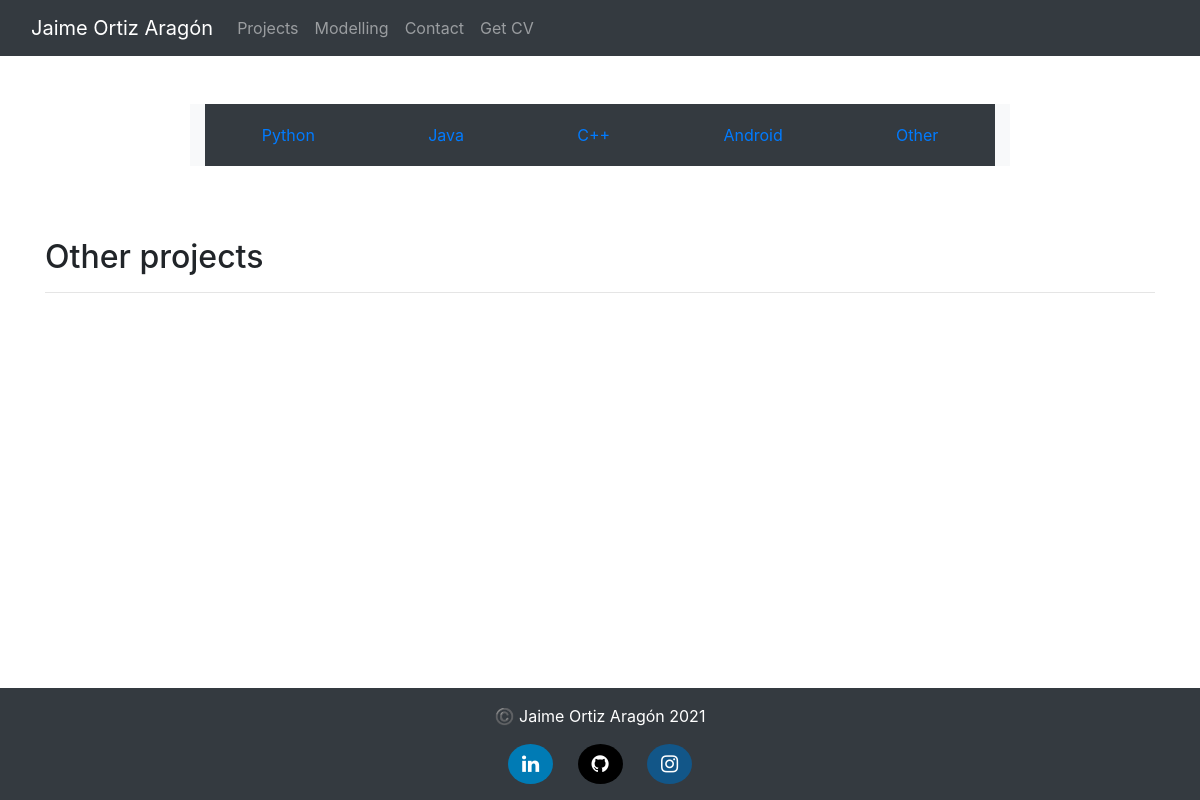
The app's page /Other, older data.
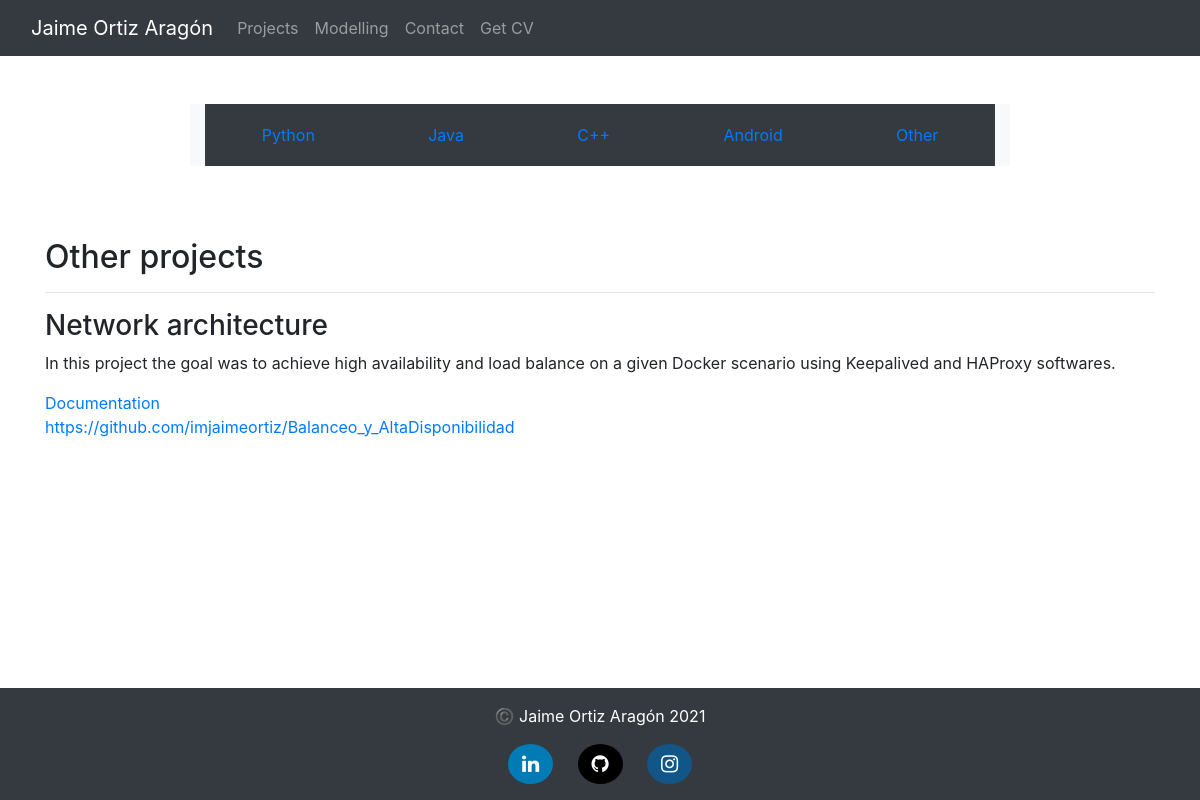
The same page, newer data.
### project/models.py (models this page shows, shortened)
class Project(models.Model):
    title = models.CharField(max_length=30)
    body = models.TextField()
    link = models.TextField(default="", blank=True)
    doc = models.TextField(default="", blank=True)
    language = models.TextField(null=True, blank=True)
    pub_date = models.DateField(null=True, blank=True)
    def has_link(self):
        if self.link != "":
            return True
        else :
            return False
    def has_doc(self):
        if self.doc != "":
            return True
        else :
            return False

### project/views.py (the view)
# urls.py: path('<str:language_id>', project.views.show_languages, name='languages'),
def show_languages(request, language_id):
    projects_in_language = Project.objects.all().filter(language=language_id)
    last_projects = sort_latest(projects_in_language)
    return render(request, 'project/language.html', {'projects' : last_projects, 'language' : language_id})

### project/views.py (called while the page is built)
def sort_latest(projects):
    sorted = projects.order_by('-pub_date')
    return sorted

### project/templates/project/language.html (shortened to what this page needs)
<!DOCTYPE html>
<html lang="en">
    <head>
        {% load static %}
        <link rel="stylesheet" href="https://maxcdn.bootstrapcdn.com/bootstrap/4.0.0/css/bootstrap.min.css">
                <link rel="stylesheet" href="https://cdnjs.cloudflare.com/ajax/libs/font-awesome/4.7.0/css/font-awesome.min.css">
      </head>
    <body>
      <header>
        <nav class="navbar navbar-expand-lg navbar-dark bg-dark">
            <div class="container-fluid">
              <a class="navbar-brand active" href="/">Jaime Ortiz Aragón</a>
              <div class="collapse navbar-collapse" id="navbarNavAltMarkup">
                <div class="navbar-nav">
                    <a class="nav-link" href="/project/">Projects</a>
                    <a class="nav-link" href="/model/">Modelling</a>
                    <a href="mailto:imjaimeortiz@gmail.com" class="nav-link">Contact</a>
                    <a href="{% static 'CV_JaimeOrtizAragon.pdf' %}" target="_blank" class="nav-link">Get CV</a>
                    </div>
              </div>
            </div>
          </nav>
    </header>
        <main>
            <div  class="row py-lg-5 mx">
                <div style="display: flex; margin: 0 auto; align-items: center;" class="col-lg-20 col-md-8 mx-auto bg-light text-white">
                    <a style="text-align: center; padding: 0.5cm;" class="card-body bg-dark" href="/Python">Python</a>
                    <a style="text-align: center; padding: 0.5cm;" class="card-body bg-dark" href="/Java">Java</a>
                    <a style="text-align: center; padding: 0.5cm;" class="card-body bg-dark" href="/C++">C++</a>
                    <a style="text-align: center; padding: 0.5cm;" class="card-body bg-dark" href="/Android">Android</a>
                    <a style="text-align: center; padding: 0.5cm;" class="card-body bg-dark" href="/Other">Other</a>
                </div>
            </div>
          <div class="container">
            <br/>
            <h2>{{ language }} projects</h2>
            <hr />
            {% for project in projects %}
            <h3>{{ project.title }}</h3>
            <p class="card-text">{{ project.body }}</p>
            {% if project.has_doc %}
            <div>
              <a class="card-text" href="../static/{{ project.doc }}" target="_blank">Documentation</a>
            </div>
            {% endif %}
            {% if project.has_link %}
            <div>
              <a class="card-text" href="{{ project.link }}" target="_blank">{{ project.link }}</a>
            </div>
            {% endif %}
            <br />
            <br />
            <br />
            {% endfor %}
        </div>
        <br />
        <br />
        <br />
        </main>
        <footer id='footer' class="text-muted py-3 bg-dark">
          <div class="container text-center text-white">
            <p>©️ Jaime Ortiz Aragón {% now "Y" %}</p>
            <a  href="https://www.linkedin.com/in/jaime-ortiz-arag%C3%B3n-0380881a4/" class="fa fa-linkedin"></a>
            <a  href="https://github.com/imjaimeortiz" class="fa fa-github"></a>
            <a href="https://www.instagram.com/imjaimeortiz/" class="fa fa-instagram"></a>
          </div>
      </footer>
    </body>
</html>

Row changes from the older to the newer data that the page shows:
now on this page (row edited): Project: language "Other", title "Network architecture", body "In this project the goal was to achieve high availability and load balance on a given Docker scenario using Keepalived and HAProxy softwares.", link "https://github.com/imjaimeortiz/Balanceo_y_AltaDisponibilidad"
Text that changed along with them:
{{ language }}: "Other" → (not shown)
